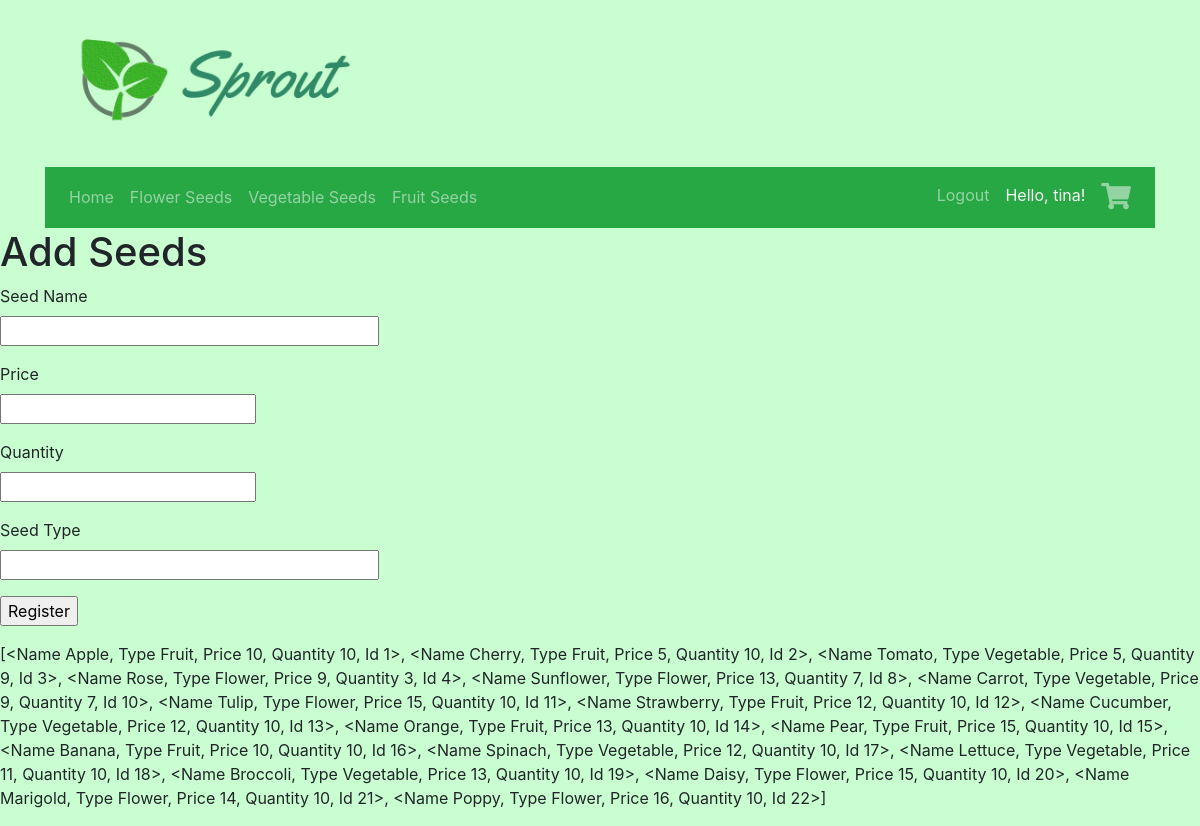
The page /admin (signed in) on the database its author committed.
### app/model/login.py (models this page shows, shortened)
class User(UserMixin, db.Model):
    id = db.Column(db.Integer, primary_key=True)
    username = db.Column(db.String(50), index=True, unique=True)
    email = db.Column(db.String(50), index=True, unique=True)
    password_hash = db.Column(db.String(90))
    def get(id):
        return db.session.query(User).filter(User.id == id).first()

### app/model/seed.py (models this page shows, shortened)
class Seed(db.Model):
    id = db.Column(db.Integer, primary_key=True)
    name = db.Column(db.String(50), index=True, unique=True)
    seed_type = db.Column(db.String(50), index=True)
    price = db.Column(db.Integer, index=True)
    quantity = db.Column(db.Integer, index=True)
    def __repr__(self):
        return '<Name {}, Type {}, Price {}, Quantity {}, Id {}>'.format(self.name, self.seed_type, self.price, self.quantity, self.id)
    def get_all():
        return Seed.query.all()

### app/routes/admin.py (the view)
@app.route('/admin', methods=['GET', 'POST'])
@login_required
def admin():
    return admin_controller.seedregister()

### app/model/seedform.py (shortened to what this page needs)
class SeedForm(FlaskForm):
    seedname = StringField('Seed Name', validators=[DataRequired()])
    seed_type = StringField('Seed Type', validators=[DataRequired()])
    price = IntegerField('Price', validators=[DataRequired()])
    quantity = IntegerField('Quantity', validators=[DataRequired()])
    submit = SubmitField('Register')

### app/controller/admin_controller.py (called while the page is built, shortened)
    def seedregister(self):
        form = SeedForm()
        seeddisplay = Seed.get_all()
        return render_template('admin/admin.html', title='Admin', form=form, seeddisplay=seeddisplay)

### app/model/login.py (called while the page is built)
@login.user_loader
def user_loader(id):
    user = User.get(id)
    if user is None:
        flash('You have been automatically logged out')
    return User.query.get(int(id))

### app/templates/admin/admin.html (shortened to what this page needs)
{% extends "base.html" %}
{% block content %}
    <h1>Add Seeds</h1>
    <form action="" method="post">
        <p>
            {{ form.seedname.label }}<br>
            {{ form.seedname(size=32) }}<br>
        </p>
        <p>
            {{ form.price.label }}<br>
            {{ form.price(size=64) }}<br>
        </p>
        <p>
            {{ form.quantity.label }}<br>
            {{ form.quantity(size=32) }}<br>
        </p>
        <p>
            {{ form.seed_type.label }}<br>
            {{ form.seed_type(size=32) }}<br>
        </p>
        <p>{{ form.submit() }}</p>
    </form>
    <p>{{ seeddisplay }}</p>
{% endblock %}

### app/templates/base.html (shortened to what this page needs)
<!DOCTYPE html>
<html>
<head>
    <link rel="stylesheet" href="https://maxcdn.bootstrapcdn.com/bootstrap/4.5.2/css/bootstrap.min.css">
    <link href="{{url_for('static', filename='styles/font-awesome/all.min.css')}}" rel="stylesheet">
    <link rel="stylesheet" href="{{url_for('static', filename='styles/gallery.css')}}">
</head>
<body class="body">
    <div class="container" style="margin-top:25px">
        <a href="{{ url_for('home') }}"><img src="{{url_for('static', filename='images/Sprout-Logo.png')}}"
                alt="sprout_logo" style="width:350px;"></a>
    </div>
    <div class="container" style="margin-top:25px">
        <nav class="navbar navbar-expand-sm bg-success navbar-dark" style="justify-content:space-between;">
            <ul class="navbar-nav">
                <li class="nav-item">
                    <a class="nav-link" href="{{ url_for('home') }}">Home</a>
                </li>
                <li class="nav-item">
                    <a class="nav-link" href="{{ url_for('gallery') }}?seed_type=Flower">Flower Seeds</a>
                </li>
                <li class="nav-item">
                    <a class="nav-link" href="{{ url_for('gallery') }}?seed_type=Vegetable">Vegetable Seeds</a>
                </li>
                <li class="nav-item">
                    <a class="nav-link" href="{{ url_for('gallery') }}?seed_type=Fruit">Fruit Seeds</a>
                </li>
            </ul>
            <ul class="navbar-nav">
                {% if current_user.is_authenticated %}
                <li class="nav-item">
                    <a class="nav-link" href="{{ url_for('logout') }}">Logout</a>
                </li>
                <li class="nav-item usernameText">
                    <div class="nav-link" style="color: whitesmoke; ">Hello, {{ current_user.username }}!</div>
                </li>
                <li class="nav-item">
                    <a class="nav-link" href="{{ url_for('get_cart') }}"><i class="fas fa-shopping-cart"></i></a>
                </li>
                {% endif %}
            </ul>
        </nav>
    </div>
    {% block content %}{% endblock %}
</body>
</html>

### app/templates/base.html (style rules this page uses)
.body { background-color: #C9FFD0; -webkit-user-select: none; -ms-user-select: none; user-select: none; }
i.fas { font-size: 1.65em; }

### rows shown on the page
User: username "tina"
Seed: name+seed_type+price "[<Name Apple, Type Fruit, Price 10, Quantity 10, Id 1>, <Name Cherry, Type Fruit, Price 5, Quantity 10, Id 2>, <Name Tomato, Type Vegetable, Price 5, Quantity 9, Id 3>, <Name Rose, Type Flower, Price 9, Quantity 3, Id 4>, <Name Sunflower, Type Flower, Price 13, Quantity 7, Id 8>, <Name Carrot, Type Vegetable, Price 9, Quantity 7, Id 10>, <Name Tulip, Type Flower, Price 15, Quantity 10, Id 11>, <Name Strawberry, Type Fruit, Price 12, Quantity 10, Id 12>, <Name Cucumber, Type Vegetable, Price 12, Quantity 10, Id 13>, <Name Orange, Type Fruit, Price 13, Quantity 10, Id 14>, <Name Pear, Type Fruit, Price 15, Quantity 10, Id 15>, <Name Banana, Type Fruit, Price 10, Quantity 10, Id 16>, <Name…"
